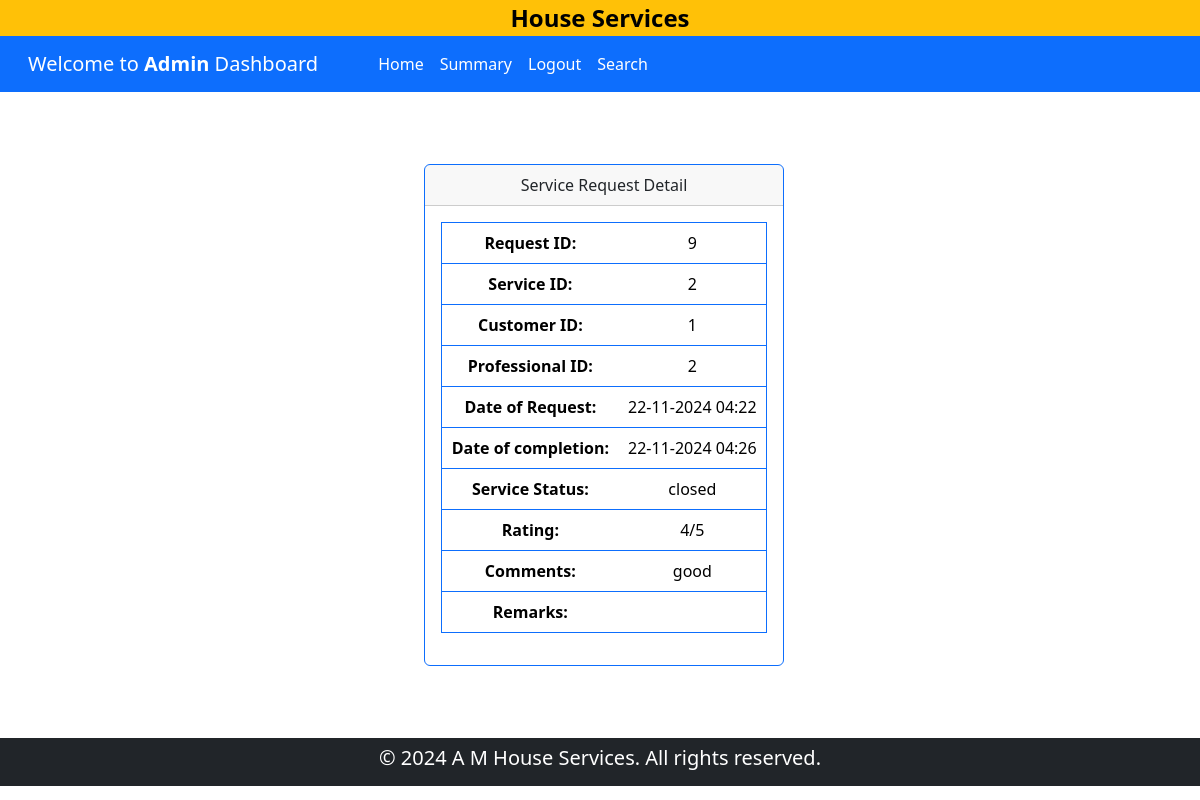
Before: /admin/show_detail/service_request/9 with the older database file.
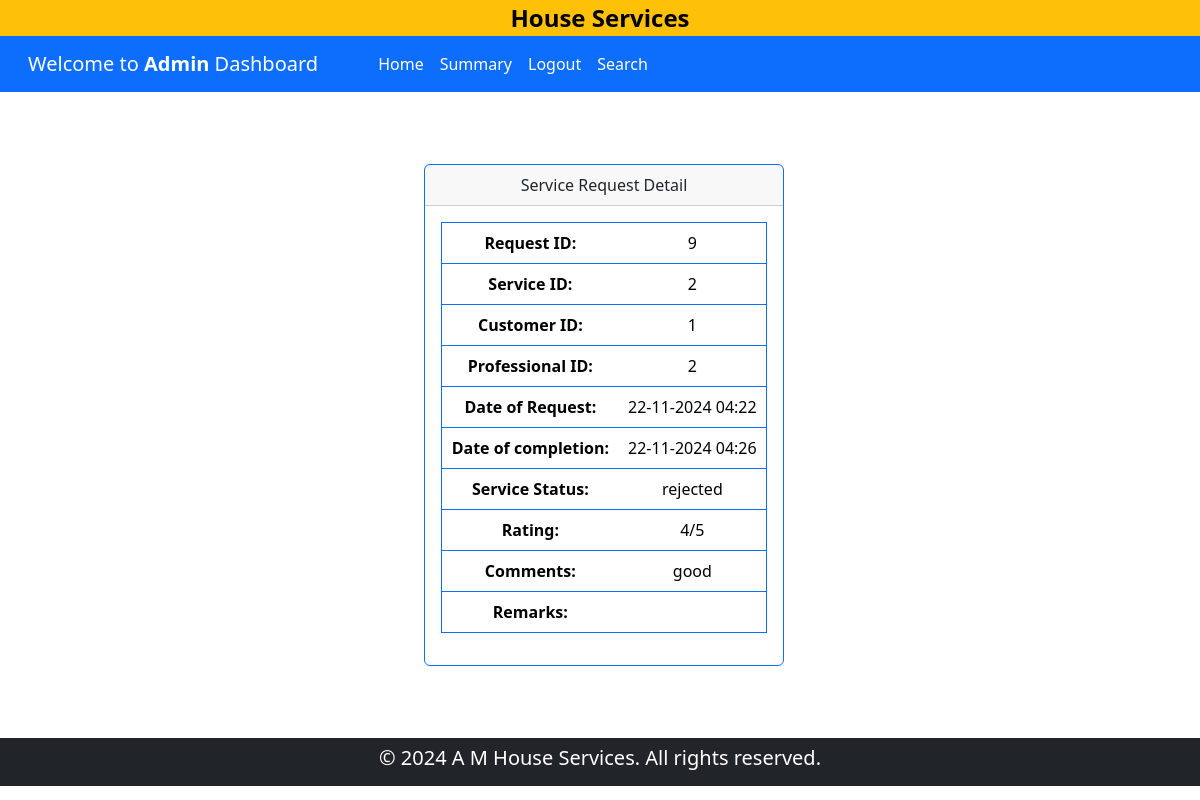
After: the same page with the newer database file.
### backened/modals.py (models this page shows)
class ServiceRequest(db.Model):
    __tablename__ = "service_request"
    id = db.Column(db.Integer, primary_key=True)
    service_id = db.Column(db.Integer, db.ForeignKey("service.id"), nullable=False)
    customer_id = db.Column(db.Integer, db.ForeignKey("customer.id"), nullable=False)
    professional_id = db.Column(db.Integer, db.ForeignKey("professional.id"), nullable=False)
    date_of_request = db.Column(db.DateTime, default=datetime.now,nullable=False)
    date_of_completion = db.Column(db.DateTime, nullable=True)
    service_status = db.Column(db.String(50), nullable=False, default="requested")
    remarks = db.Column(db.Text, nullable=True)
    reviews = db.relationship("Review", backref="service_request", lazy=True, cascade="all, delete-orphan")

### backened/controller.py (the view)
@app.route("/admin/show_detail/<item>/<id>")
def show_detail_admin(item, id):
    if item == "service":
        ser = Service.query.filter_by(id=id).first()
        return render_template("show_admin_detail.html", ser=ser, item=item)
    elif item == "service_request":
        serreq = ServiceRequest.query.filter_by(id=id).first()
        return render_template("show_admin_detail.html", serreq=serreq, item=item)
    elif item == "customer":
        cust = Customer.query.filter_by(id=id).first()
        return render_template("show_admin_detail.html", customer=cust, item=item)
    else:
        prof = Professional.query.filter_by(id=id).first()
        rating = calculate_average_rating(prof)
        return render_template("show_admin_detail.html", prof=prof, item=item,rating =rating)

### templates/show_admin_detail.html (shortened to what the changed rows need)
{% extends 'admin_dashboard.html' %}
{% block admin_content %}
    <div class="container-fluid justify-content-center m-3">
        {% if item == 'service' %}
            <div class="my-5 row container align-items-center justify-content-center">
                <div class="col-8 col-lg-4 col-xl-4 my-4 ">
                    <div class="card border-primary">
                        <div class="card-header text-center">
                            Service Detail
                        </div>
                        <div class="card-body text-center">
                            <table class="table border border-primary">
                                <tr>
                                    <th>Service ID:</th>
                                    <td>{{ ser.id }}</td>
                                </tr>
                                <tr>
                                    <th> Name:</th>
                                    <td>{{ ser.name }}</td>
                                </tr>
                                <tr>
                                    <th>Price:</th>
                                    <td>Rs.  {{ ser.price }}</td>
                                </tr>
                                <tr>
                                    <th>Time Required:</th>
                                    <td>{{ ser.time_required }}</td>
                                </tr>
                                <tr>
                                    <th>Description:</th>
                                    <td>{{ ser.description }}</td>
                                </tr>
                            </table>
                        </div>
                    </div>
                </div>
            </div>
        {% elif item == 'service_request' %}
        <div class="my-5 row container-fluid align-items-center justify-content-center">
            <div class="col-8 col-lg-4 col-xl-4 my-4 ">
                <div class="card border-primary">
                    <div class="card-header text-center">
                        Service Request Detail
                    </div>
                    <div class="card-body text-center">
                        <table class="table border border-primary">
                            <tr>
                                <th>Request ID:</th>
                                <td>{{ serreq.id }}</td>
                            </tr>
                            <tr>
                                <th> Service ID:</th>
                                <td>{{ serreq.service_id}}</td>
                            </tr>
                            <tr>
                                <th>Customer ID:</th>
                                <td>{{ serreq.customer_id }}</td>
                            </tr>
                            <tr>
                                <th>Professional ID:</th>
                                <td>{{ serreq.professional_id }}</td>
                            </tr>
                            <tr>
                                <th>Date of Request:</th>
                                <td>{{ serreq.date_of_request.strftime('%d-%m-%Y %H:%M') }}</td>
                            </tr>
                            <tr>
                                <th>Date of completion:</th>
                                <td>{{ serreq.date_of_completion.strftime('%d-%m-%Y %H:%M') }}</td>
                            </tr>
                            <tr>
                                <th>Service Status:</th>
                                <td>{{ serreq.service_status }}</td>
                            </tr>
                            {% for review in serreq.reviews %}
                            {% if review %}
                            <tr>
                                <th>Rating:</th>
                                <td>{{ review.rating|round(1) }}/5</td>
                            </tr>
                            <tr>
                                <th>Comments:</th>
                                <td>{{ review.comment }}</td>
                            </tr>
                            {% endif %}
                            {% endfor %}
                            <tr>
                                <th>Remarks:</th>
                                <td>{{ serreq.remarks }}</td>
                            </tr>
                        </table>
                    </div>
                </div>
            </div>
        </div>
        {% endif %}
    </div>
{% endblock admin_content %}

Changed rows visible on the page:
changed ServiceRequest id 9: service_status "closed" → "rejected"
